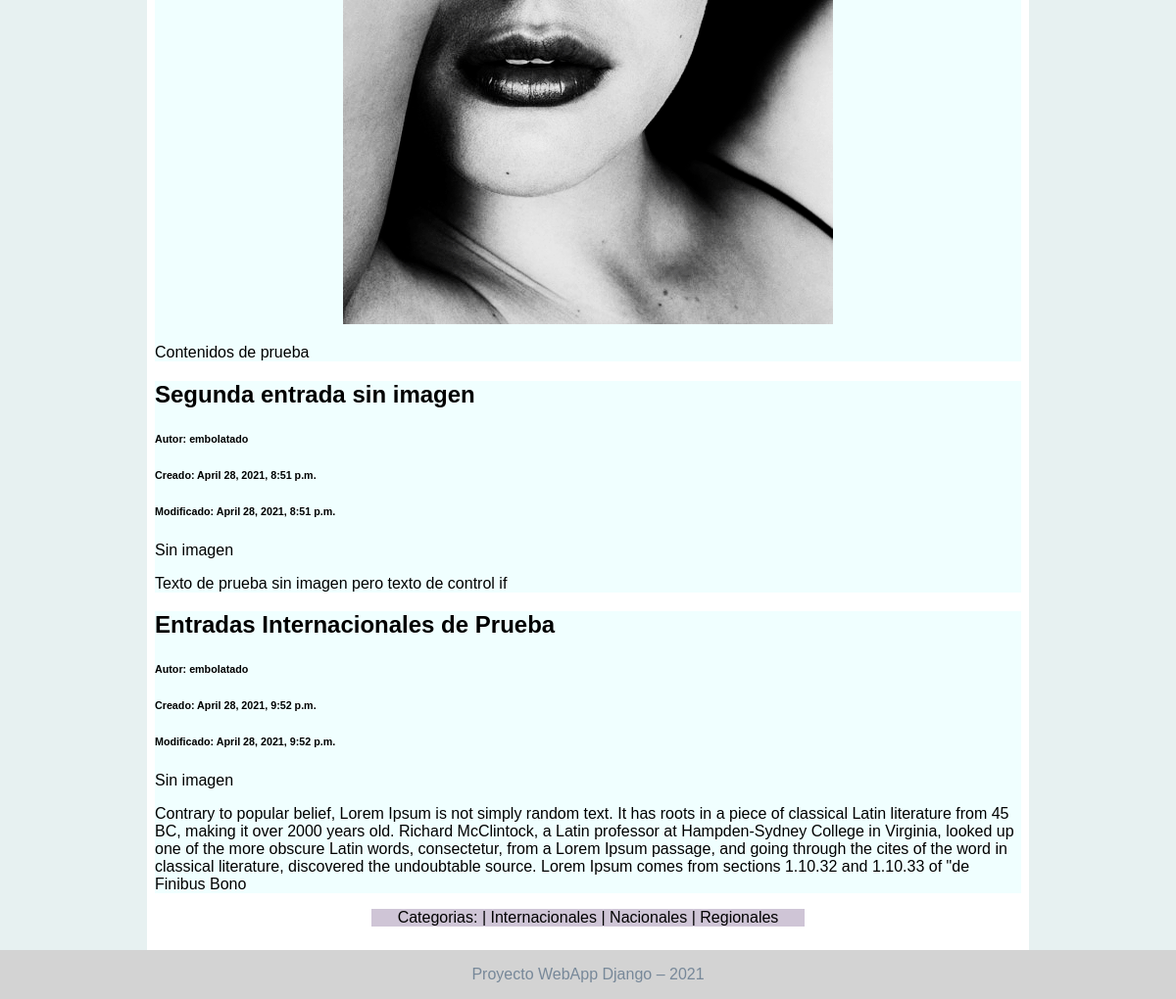
Page /blog/ (lower part) on the earlier database version.
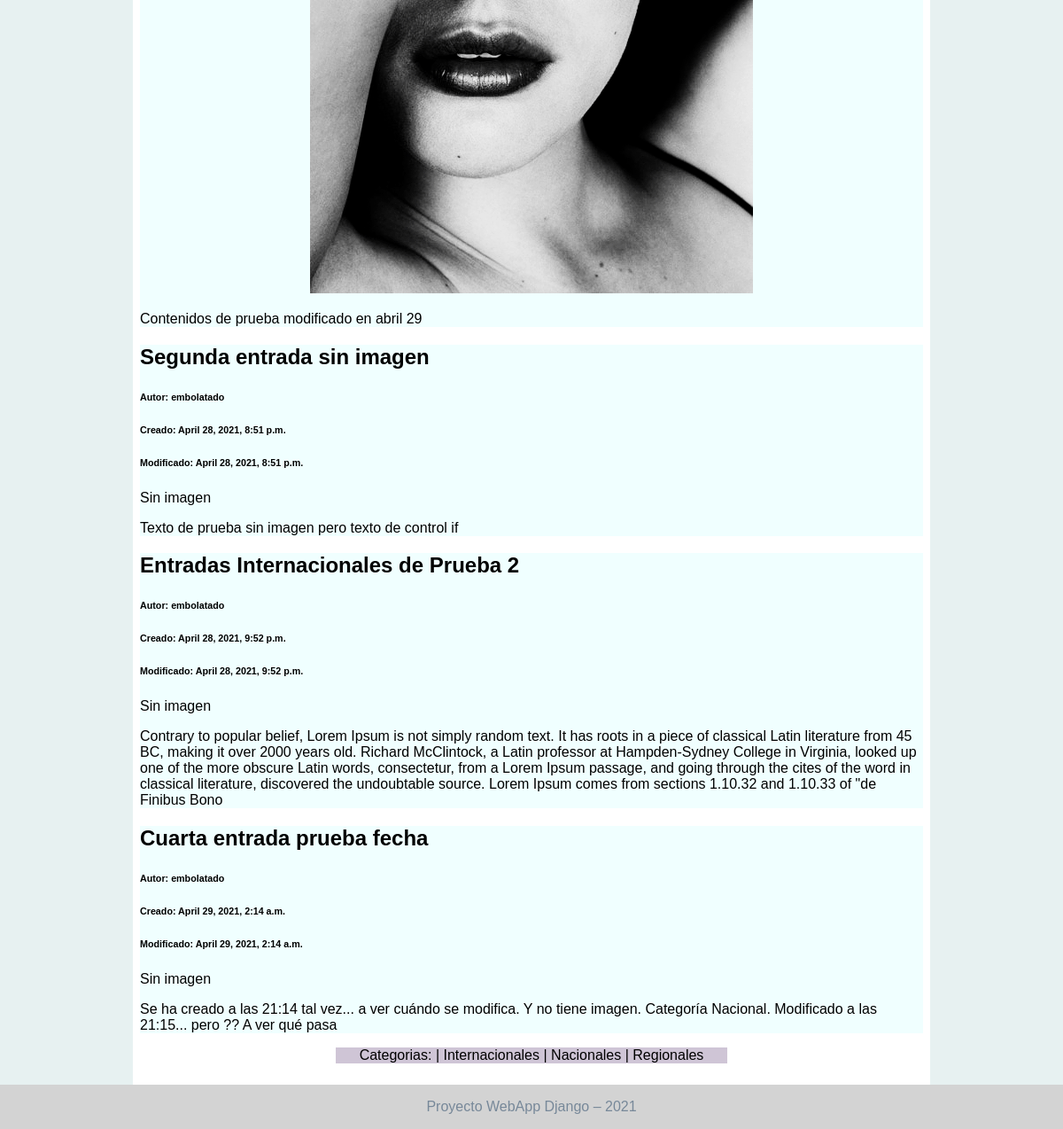
Same page on the later database version.
### blog/models.py (models this page shows, shortened)
class Entrada(models.Model):
    titulo = models.CharField(max_length=50)
    cuerpo = models.TextField(max_length=500)
    imagen = models.ImageField(upload_to='blog', blank=True, null=True)
    creado = models.DateTimeField(auto_now_add=True)
    updated = models.DateTimeField(auto_now=True)
    autor = models.ForeignKey(User, on_delete=models.CASCADE)
    categorias = models.ManyToManyField(Categoria)
    class Meta:
        verbose_name = 'entrada'           # CUANDO HAY 1 REG EN LA TABLA
        verbose_name_plural = 'entradas'   # CUANDO HAY >1 REG EN LA TABLA

class Categoria(models.Model):
    nomcat = models.CharField(max_length=20)
    creado = models.DateTimeField(auto_now_add=True)
    updated = models.DateTimeField(auto_now=True)
    class Meta:
        verbose_name = 'categoría'           # CUANDO HAY 1 REG EN LA TABLA
        verbose_name_plural = 'categorías'   # CUANDO HAY >1 REG EN LA TABLA
    def __str__(self):
        return self.nomcat

### blog/views.py (the view)
# urls.py: path('', views.blog, name="Blog"),
def blog(request):
    cargapost = Entrada.objects.all()
    cargacat = Categoria.objects.distinct()
    return render(request, 'blogx/blog.html', {'post': cargapost, 'carcat': cargacat})

### blog/plantillas/blogx/blog.html (shortened to what this page needs)
{% extends 'webBlog/_base.html' %}
# {% load static %}
{% block content %}
{% for i in post %}
<div style="background-color: azure;">
    <h2>{{ i.titulo }}</h2>
    <h6>Autor: {{i.autor}}</h6>
    <h6>Creado: {{i.creado}}</h6>
    <h6>Modificado: {{i.updated}}</h6>
    {% if i.imagen %}
        <div class="imagen-centrada">
            <img src="{{i.imagen.url}}" alt="">
        </div>
    {% else %}
        <p>Sin imagen</p>
    {% endif %}
    <p>{{ i.cuerpo }}</p>
</div>
{% endfor %}
<section class="menu-categorias">
    <p>Categorias:
        {% for e in carcat %}
                | {{ e }}
        {% endfor %}</p>
</section>
{% endblock %}

Differences in the rows shown:
changed Entrada: cuerpo "Contenidos de prueba" → "Contenidos de prueba modificado en abril 29"
changed Entrada: titulo "Entradas Internacionales de Prueba" → "Entradas Internacionales de Prueba 2"
added Entrada: titulo "Cuarta entrada prueba fecha", autor "embolatado", creado "April 29, 2021, 2:14 a.m.", updated "April 29, 2021, 2:14 a.m.", imagen "Sin imagen", cuerpo "Se ha creado a las 21:14 tal vez... a ver cuándo se modifica. Y no tiene imagen. Categoría Nacional. Modificado a las 21:15... pero ?? A ver qué pasa"
